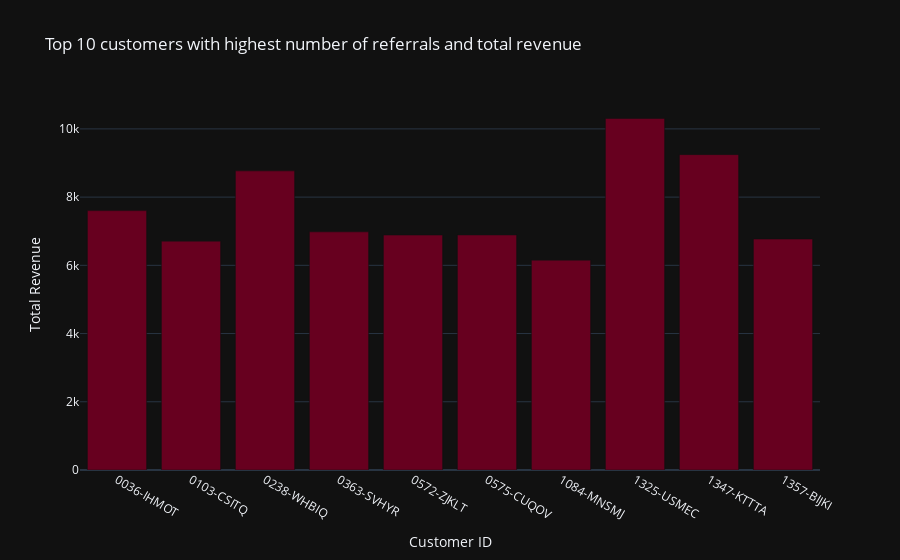

This figure's notebook cell:
### Code cell
#Let`s visualize the table above
px.data.gapminder()
for templates in ['plotly_dark']:
 highest_no_rev_fig=px.bar(rev10, x='Customer ID', y='Total Revenue',color_discrete_sequence=px.colors.sequential.RdBu,
  title=' Top 10 customers with highest number of referrals and total revenue', template=templates)
highest_no_rev_fig.show()

### Figure 1 — Plotly figure (JSON) as saved in the notebook; plotly's stock layout.template omitted (floating-point values rounded to 4 significant figures)
{"data": [{"alignmentgroup": "True", "hovertemplate": "Customer ID=%{x}<br>Total Revenue=%{y}<extra></extra>", "legendgroup": "", "marker": {"color": "rgb(103,0,31)", "pattern": {"shape": ""}}, "name": "", "offsetgroup": "", "orientation": "v", "showlegend": false, "textposition": "auto", "type": "bar", "x": ["0036-IHMOT", "0103-CSITQ", "0238-WHBIQ", "0363-SVHYR", "0572-ZJKLT", "0575-CUQOV", "1084-MNSMJ", "1325-USMEC", "1347-KTTTA", "1357-BIJKI"], "xaxis": "x", "y": [7604.0, 6709.0, 8769.0, 6982.0, 6887.0, 6890, 6152.0, 10300.0, 9245.0, 6770.0], "yaxis": "y"}], "layout": {"barmode": "relative", "legend": {"tracegroupgap": 0}, "title": {"text": " Top 10 customers with highest number of referrals and total revenue"}, "xaxis": {"anchor": "y", "domain": [0, 1], "title": {"text": "Customer ID"}}, "yaxis": {"anchor": "x", "domain": [0, 1], "title": {"text": "Total Revenue"}}}}
